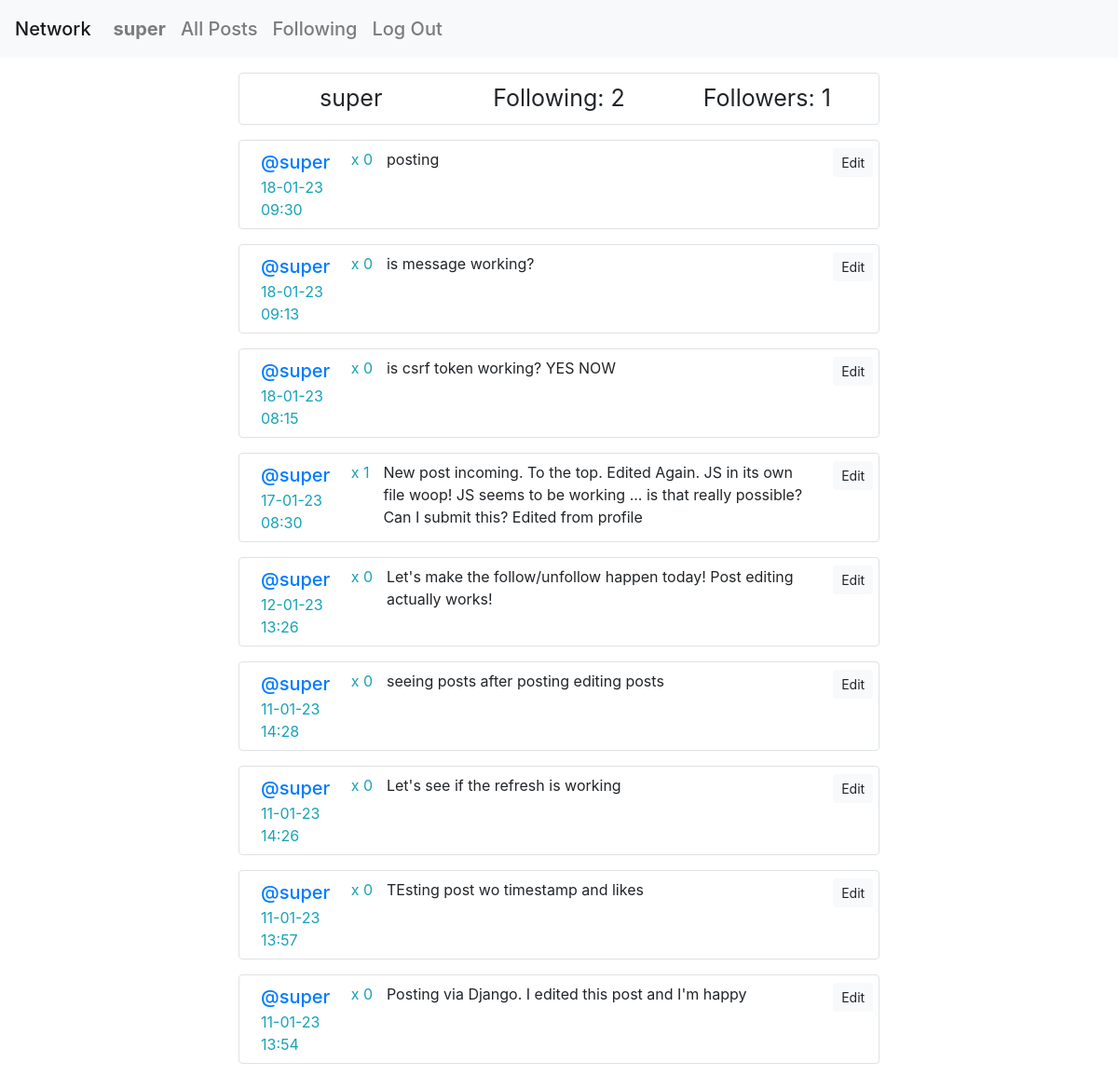
The app's page /user/2 (signed in), older data.
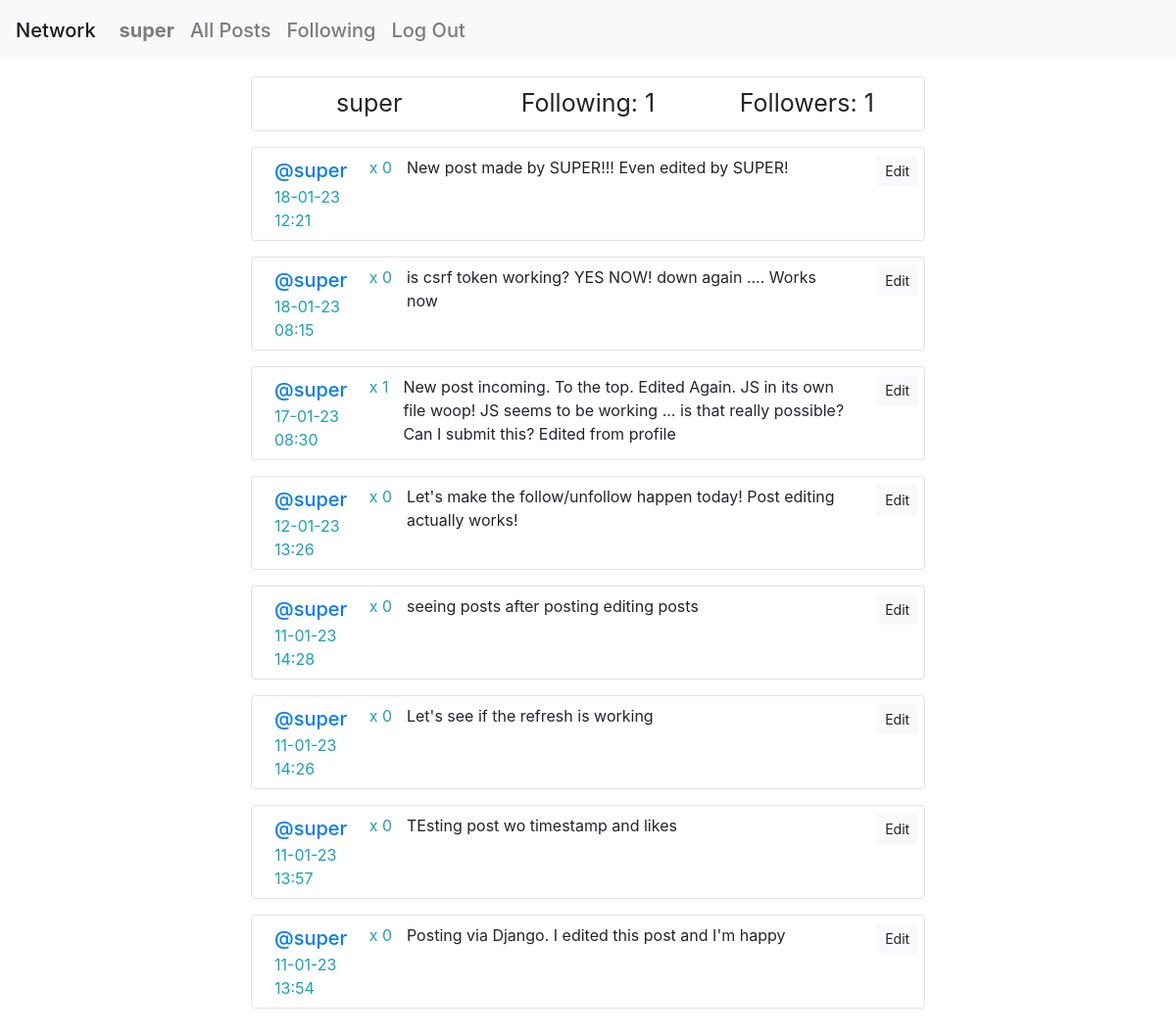
The same page, newer data.
### network/models.py (models this page shows, shortened)
class Post(models.Model):
    owner = models.ForeignKey(User, on_delete=models.CASCADE)
    content = models.TextField(max_length=500, validators=[MinLengthValidator(1)])
    creation = models.DateTimeField(auto_now_add=True)
    likes = models.IntegerField(default=0)

class User(AbstractUser):
    pass
    def __str__(self):
        return self.username

### network/views.py (the view)
# urls.py: path("user/<int:id>", views.view_profile, name="user"),
@login_required
def view_profile(request, id):
    user_profile = User.objects.get(pk=id)
    my_profile = False
    is_following = False
    if request.user == user_profile:
        my_profile = True
    else:
        try:
            Follow.objects.get(user=user_profile, follower=request.user)
            is_following=True
        except:
            ObjectDoesNotExist
    p = Paginator(Post.objects.filter(owner__pk=id).order_by("creation").reverse(), 10)
    try:
        p_likes = Post.objects.filter(pk__in=Like.objects.filter(user=request.user).values_list('post'))
    except:
        ObjectDoesNotExist
        p_likes = []
    p_number = request.GET.get("p_number")
    p_posts = p.get_page(p_number)
    return render(request, "network/profile.html", {
        'p_posts': p_posts,
        'p_likes': p_likes,
        'followers': Follow.objects.filter(user=user_profile).count(),
        'following': Follow.objects.filter(follower=user_profile).count(),
        'my_profile': my_profile,
        'is_following': is_following,
        'user_profile': user_profile
        })

### network/templates/network/profile.html (shortened to what this page needs)
{% extends "network/layout.html" %}
{% load static %}
{% block body %}
    <div id="follow_status">
        <div class="row border border-2 rounded p-2 m-3">
            <div class="col">{{ user_profile }}</div>
            <div class="col">Following: {{ following }}</div>
            <div class="col">Followers: {{ followers }}</div>
        </div>
    </div>
    <div id="posts">
        {% for post in p_posts %}
            <div class="row border border-2 rounded p-2 m-3">
                <div class="col-2 user_name"><a href="{% url 'user' id=post.owner.id %}" class="text-decoration-none">@{{ post.owner }}</a>
                    <div class="text-info">{{ post.creation|date:"d-m-y H:i" }}</div>
                </div>
                <div class="col1">
                    <div class="text-info" id="likes{{ post.id }}">x {{ post.likes }}</div>
                </div>
                <div class="col contentpost">
                    <div id="post{{ post.id }}">{{ post.content }}</div>
                </div>
            {% if user == post.owner %}
                <div class="col-1"><button class="btn btn-light btn-sm align-self-end" id="button{{ post.id }}" data-value={{ post.id }}>Edit</button></div>
            {% endif %}
            </div>
        {% endfor %}
    </div>
{% endblock %}

Row changes from the older to the newer data that the page shows:
removed Post: owner "super", creation "18-01-23 09:30", likes "0", content "posting", {{ post.id }} 47 (drawn)
removed Post: owner "super", creation "18-01-23 09:13", likes "0", content "is message working?", {{ post.id }} 46 (drawn)
added Post: owner "super", creation "18-01-23 12:21", likes "0", content "New post made by SUPER!!! Even edited by SUPER!", {{ post.id }} 49 (drawn)
changed Post: content "is csrf token working? YES NOW" → "is csrf token working? YES NOW! down again .... Works now"
Text that changed along with them:
{{ following }}: "2" → "1"
